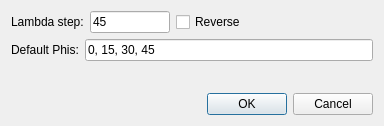
<?xml version="1.0" encoding="UTF-8"?>
<ui version="4.0">
 <class>dlgCaptureSetup</class>
 <widget class="QDialog" name="dlgCaptureSetup">
  <property name="geometry">
   <rect>
    <x>0</x>
    <y>0</y>
    <width>384</width>
    <height>126</height>
   </rect>
  </property>
  <property name="windowTitle">
   <string>Setup Capture</string>
  </property>
  <layout class="QVBoxLayout" name="verticalLayout">
   <item>
    <layout class="QHBoxLayout" name="horizontalLayout">
     <item>
      <widget class="QLabel" name="label">
       <property name="text">
        <string>Lambda step:</string>
       </property>
       <property name="buddy">
        <cstring>txtLambdaStep</cstring>
       </property>
      </widget>
     </item>
     <item>
      <widget class="QLineEdit" name="txtLambdaStep">
       <property name="maximumSize">
        <size>
         <width>80</width>
         <height>16777215</height>
        </size>
       </property>
       <property name="toolTip">
        <string>Rotation of the object between views (in degrees)</string>
       </property>
       <property name="inputMask">
        <string>00; </string>
       </property>
       <property name="text">
        <string>45</string>
       </property>
      </widget>
     </item>
     <item>
      <widget class="QCheckBox" name="ckReverse">
       <property name="text">
        <string>Reverse</string>
       </property>
      </widget>
     </item>
     <item>
      <spacer name="horizontalSpacer">
       <property name="orientation">
        <enum>Qt::Horizontal</enum>
       </property>
       <property name="sizeHint" stdset="0">
        <size>
         <width>40</width>
         <height>20</height>
        </size>
       </property>
      </spacer>
     </item>
    </layout>
   </item>
   <item>
    <layout class="QHBoxLayout" name="horizontalLayout_2">
     <item>
      <widget class="QLabel" name="label_2">
       <property name="text">
        <string>Default Phis:</string>
       </property>
       <property name="buddy">
        <cstring>txtPhiList</cstring>
       </property>
      </widget>
     </item>
     <item>
      <widget class="QLineEdit" name="txtPhiList">
       <property name="toolTip">
        <string>A comma separated list of elevation angles (in degrees)</string>
       </property>
       <property name="text">
        <string>0, 15, 30, 45</string>
       </property>
      </widget>
     </item>
    </layout>
   </item>
   <item>
    <spacer name="verticalSpacer">
     <property name="orientation">
      <enum>Qt::Vertical</enum>
     </property>
     <property name="sizeHint" stdset="0">
      <size>
       <width>20</width>
       <height>30</height>
      </size>
     </property>
    </spacer>
   </item>
   <item>
    <widget class="QDialogButtonBox" name="buttonBox">
     <property name="orientation">
      <enum>Qt::Horizontal</enum>
     </property>
     <property name="standardButtons">
      <set>QDialogButtonBox::Cancel|QDialogButtonBox::Ok</set>
     </property>
    </widget>
   </item>
  </layout>
 </widget>
 <tabstops>
  <tabstop>txtLambdaStep</tabstop>
  <tabstop>txtPhiList</tabstop>
  <tabstop>buttonBox</tabstop>
 </tabstops>
 <resources/>
 <connections>
  <connection>
   <sender>buttonBox</sender>
   <signal>accepted()</signal>
   <receiver>dlgCaptureSetup</receiver>
   <slot>accept()</slot>
   <hints>
    <hint type="sourcelabel">
     <x>252</x>
     <y>126</y>
    </hint>
    <hint type="destinationlabel">
     <x>157</x>
     <y>274</y>
    </hint>
   </hints>
  </connection>
  <connection>
   <sender>buttonBox</sender>
   <signal>rejected()</signal>
   <receiver>dlgCaptureSetup</receiver>
   <slot>reject()</slot>
   <hints>
    <hint type="sourcelabel">
     <x>320</x>
     <y>126</y>
    </hint>
    <hint type="destinationlabel">
     <x>286</x>
     <y>274</y>
    </hint>
   </hints>
  </connection>
 </connections>
</ui>
